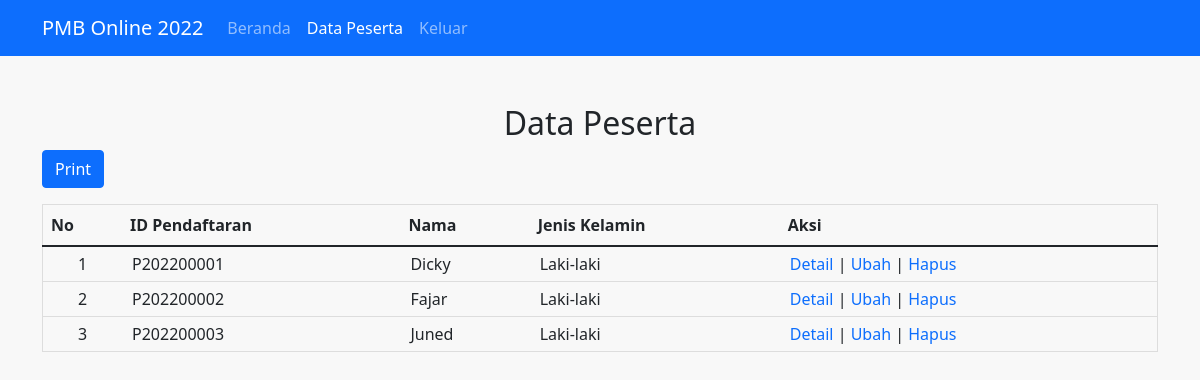
Screenshot of /data-peserta.php (signed in) with the database file from the repository.
### tables this page shows
CREATE TABLE `tb_pendaftaran` (
  `id` int(11) NOT NULL,
  `id_pendaftaran` char(10) NOT NULL,
  `tanggal_daftar` date NOT NULL,
  `tahun_ajaran` varchar(255) NOT NULL,
  `jurusan` varchar(255) NOT NULL,
  `nama_peserta` varchar(255) NOT NULL,
  `tempat_lahir` varchar(255) NOT NULL,
  `tanggal_lahir` date NOT NULL,
  `jenis_kelamin` enum('Laki-laki','Perempuan') NOT NULL,
  `agama` varchar(255) NOT NULL,
  `alamat_peserta` text NOT NULL
);

### data-peserta.php (the view, shortened to what this page needs)
<?php
include 'koneksi.php';
?>
<!DOCTYPE html>
<html>
<head>
    <link href="css/bootstrap.min.css" rel="stylesheet">
    <link rel="stylesheet" href="css/style.css">
</head>
<body>
    <nav class="navbar navbar-expand-lg navbar-dark bg-primary">
        <div class="container">
            <a class="navbar-brand" href="beranda.php">PMB Online 2022</a>
            <div class="collapse navbar-collapse" id="navbarSupportedContent">
                <ul class="navbar-nav me-auto mb-2 mb-lg-0">
                    <li class="nav-item">
                        <a class="nav-link " href="beranda.php">Beranda</a>
                    </li>
                    <li class="nav-item">
                        <a class="nav-link active" href="data-peserta.php">Data Peserta</a>
                    </li>
                    <li class="nav-item">
                        <a class="nav-link" href="keluar.php" onclick="return confirm('Yakin mau keluar?');">Keluar</a>
                    </li>
                </ul>
            </div>
        </div>
    </nav>
    <div class="container">
        <div class="row mt-5">
            <h2 class="text-center">Data Peserta</h2>
        </div>
        <div class="row justify-content-center">
            <div class="col-md-12">
                <a href="cetak-peserta.php" target="_blank" class="btn btn-primary mb-3">Print</a>
                <table class="table" border="1">
                    <thead>
                        <tr>
                            <th>No</th>
                            <th>ID Pendaftaran</th>
                            <th>Nama</th>
                            <th>Jenis Kelamin</th>
                            <th>Aksi</th>
                        </tr>
                    </thead>
                    <tbody>
                        <?php
                        $no = 1;
                        $list_peserta = mysqli_query($conn, "SELECT * FROM tb_pendaftaran");
                        while ($row = mysqli_fetch_array($list_peserta)) {
                        ?>
                            <tr>
                                <td><?php echo $no++; ?></td>
                                <td><?php echo  $row['id_pendaftaran']; ?></td>
                                <td><?php echo  $row['nama_peserta']; ?></td>
                                <td><?php echo  $row['jenis_kelamin']; ?></td>
                                <td>
                                    <a href="detail-peserta.php?id=<?php echo $row['id']; ?>">Detail</a> |
                                    <a href="ubah-peserta.php?id=<?php echo $row['id']; ?>">Ubah</a> |
                                    <a href="hapus-peserta.php?id=<?php echo $row['id']; ?>" onclick="return confirm('Yakin?');">Hapus</a>
                                </td>
                            </tr>
                        <?php } ?>
                    </tbody>
                </table>
            </div>
        </div>
    </div>
</body>
</html>

### css/style.css (style rules this page uses)
body { background-color: #f8f8f8; }
a { text-decoration: none; }
.table { width: 100%; border-collapse: collapse; border: 1px solid #ddd; }
.table tr { height: 30px; }
.table tr td { padding: 5px 10px; }
.table tr td:nth-child(1) { text-align: center; }

### rows the page displays
tb_pendaftaran: id_pendaftaran "P202200001", nama_peserta "Dicky", jenis_kelamin "Laki-laki"
tb_pendaftaran: id_pendaftaran "P202200002", nama_peserta "Fajar", jenis_kelamin "Laki-laki"
tb_pendaftaran: id_pendaftaran "P202200003", nama_peserta "Juned", jenis_kelamin "Laki-laki"
